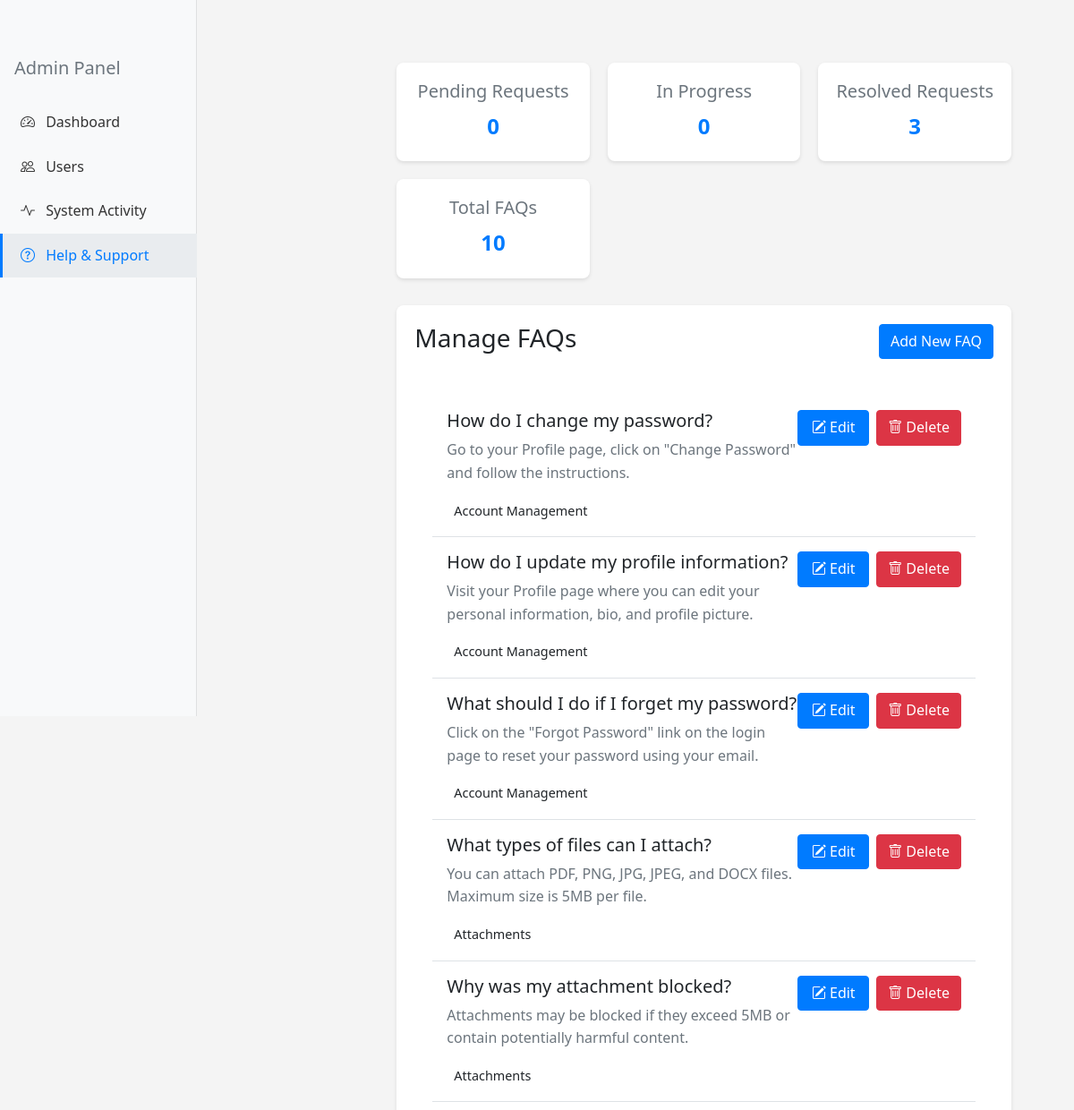
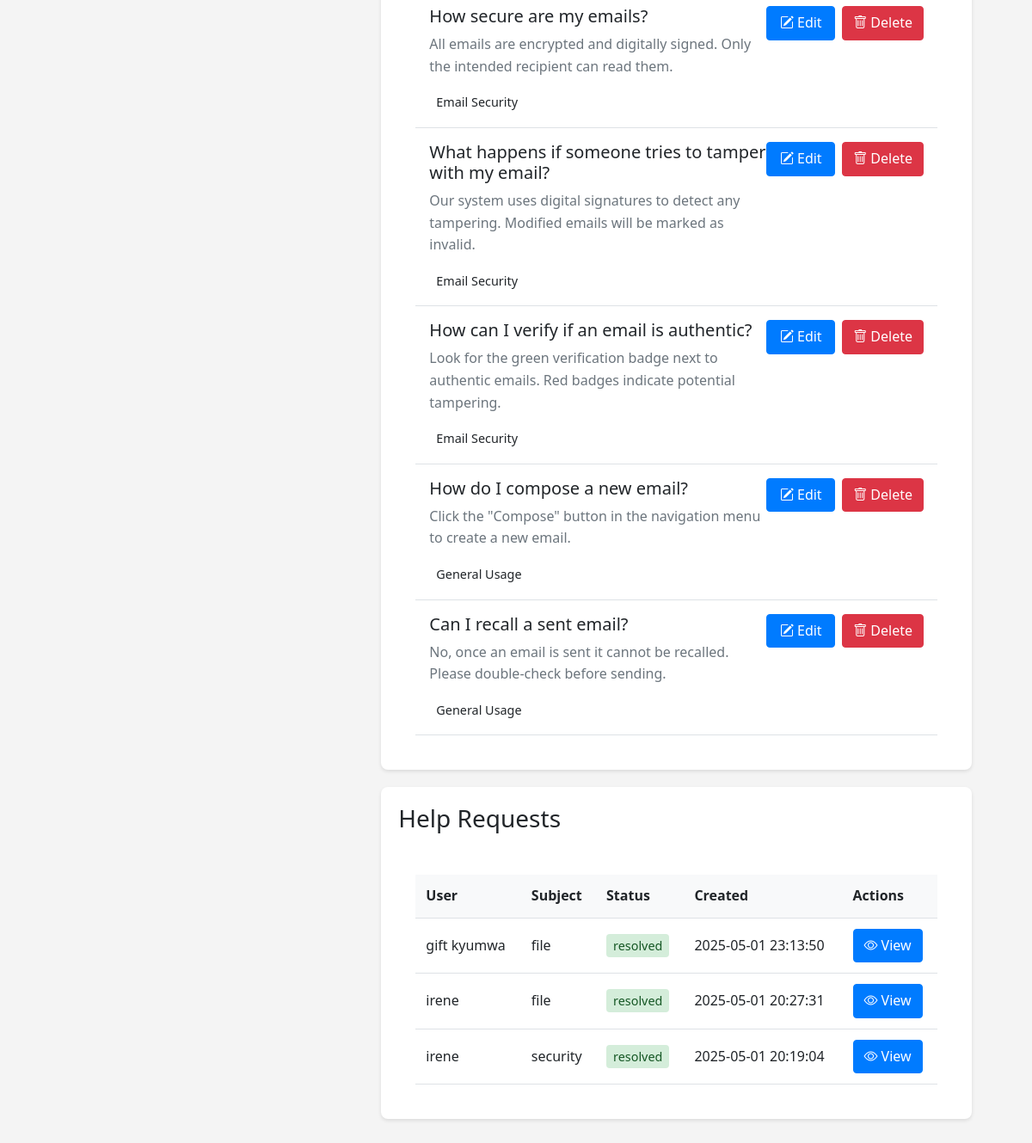
Before: /admin/help (signed in) with the older database file (2 pictures, top to bottom).
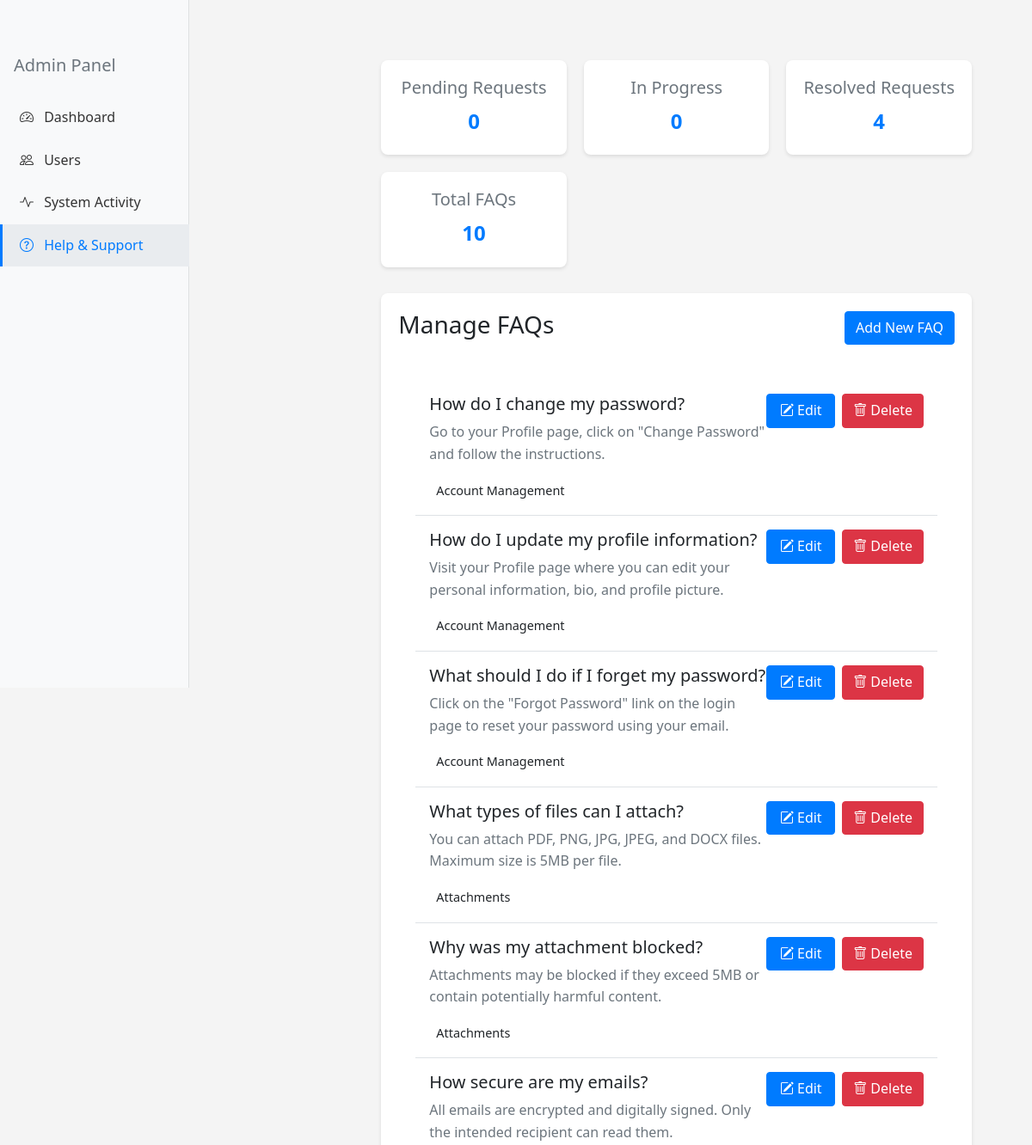
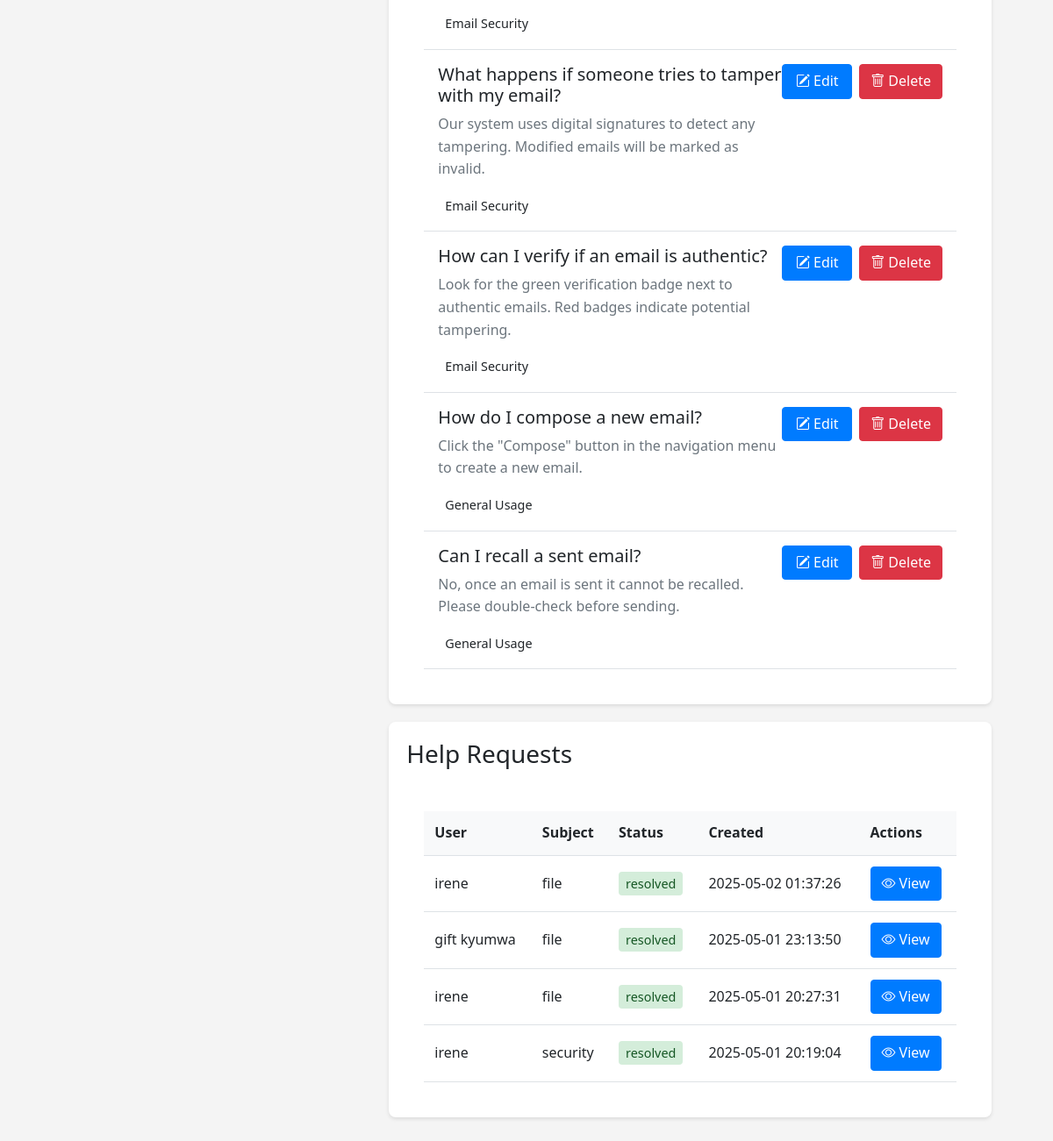
After: the same page with the newer database file (2 pictures, top to bottom).
### tables this page shows
CREATE TABLE faqs (
                id INTEGER PRIMARY KEY AUTOINCREMENT,
                question TEXT NOT NULL,
                answer TEXT NOT NULL,
                category TEXT NOT NULL,
                created_at DATETIME DEFAULT CURRENT_TIMESTAMP,
                updated_at DATETIME DEFAULT CURRENT_TIMESTAMP
            );

CREATE TABLE help_requests (
                id INTEGER PRIMARY KEY AUTOINCREMENT,
                user_id INTEGER NOT NULL,
                subject TEXT NOT NULL,
                message TEXT NOT NULL,
                status TEXT DEFAULT 'pending',
                admin_response TEXT,
                created_at DATETIME DEFAULT CURRENT_TIMESTAMP,
                updated_at DATETIME DEFAULT CURRENT_TIMESTAMP,
                FOREIGN KEY (user_id) REFERENCES users(id)
            );

CREATE TABLE users (
                id INTEGER PRIMARY KEY AUTOINCREMENT,
                fullname TEXT NOT NULL,
                email TEXT NOT NULL UNIQUE,
                password TEXT NOT NULL,
                is_admin BOOLEAN DEFAULT FALSE,
                is_approved BOOLEAN DEFAULT FALSE,
                profile_picture TEXT,
                bio TEXT,
                created_at DATETIME DEFAULT CURRENT_TIMESTAMP,
                last_updated DATETIME DEFAULT CURRENT_TIMESTAMP
            );

### app.py (the view)
@app.route('/admin/help')
@admin_required
def admin_help():
    try:
        conn = sqlite3.connect(DB_NAME)
        conn.row_factory = sqlite3.Row
        c = conn.cursor()
        c.execute('SELECT * FROM faqs ORDER BY category, created_at DESC')
        faqs = c.fetchall()
        c.execute('''
            SELECT hr.*, u.fullname, u.email
            FROM help_requests hr
            JOIN users u ON hr.user_id = u.id
            ORDER BY hr.created_at DESC
        ''')
        help_requests = c.fetchall()
        c.execute('SELECT COUNT(*) FROM help_requests WHERE status = "pending"')
        pending_requests = c.fetchone()[0]
        c.execute('SELECT COUNT(*) FROM help_requests WHERE status = "in_progress"')
        in_progress_requests = c.fetchone()[0]
        c.execute('SELECT COUNT(*) FROM help_requests WHERE status = "resolved"')
        resolved_requests = c.fetchone()[0]
        c.execute('SELECT COUNT(*) FROM faqs')
        total_faqs = c.fetchone()[0]
        stats = {
            'pending_requests': pending_requests,
            'in_progress_requests': in_progress_requests,
            'resolved_requests': resolved_requests,
            'total_faqs': total_faqs
        }
        conn.close()
        return render_template('admin/help.html',
                             faqs=faqs,
                             help_requests=help_requests,
                             stats=stats)
    except Exception as e:
        print("Admin help page error:", str(e))
        return render_template('admin/help.html',
                             faqs=[],
                             help_requests=[],
                             stats={
                                 'pending_requests': 0,
                                 'in_progress_requests': 0,
                                 'resolved_requests': 0,
                                 'total_faqs': 0
                             })

### app.py (called while the page is built)
@login_manager.user_loader
def load_user(user_id):
    return User.get(int(user_id))

def admin_required(f):
    @wraps(f)
    def decorated_function(*args, **kwargs):
        print(f"Admin required decorator called for {f.__name__}")
        print(f"Current user: {current_user}")
        print(f"Current user is authenticated: {current_user.is_authenticated}")
        if not current_user.is_authenticated:
            print("User not authenticated, redirecting to login")
            return redirect(url_for('login_page'))
        if not getattr(current_user, 'is_admin', False):
            print("User not authorized as admin, redirecting to login")
            return redirect(url_for('login_page'))
        return f(*args, **kwargs)
    return decorated_function

### templates/admin/help.html (shortened to what this page needs)
{% extends "admin/base.html" %}
{% block admin_content %}
<div class="admin-container">
    <div class="admin-stats">
        <div class="admin-stat-card">
            <h5 class="text-muted">Pending Requests</h5>
            <div class="admin-stat-number">{{ stats.pending_requests }}</div>
        </div>
        <div class="admin-stat-card">
            <h5 class="text-muted">In Progress</h5>
            <div class="admin-stat-number">{{ stats.in_progress_requests }}</div>
        </div>
        <div class="admin-stat-card">
            <h5 class="text-muted">Resolved Requests</h5>
            <div class="admin-stat-number">{{ stats.resolved_requests }}</div>
        </div>
        <div class="admin-stat-card">
            <h5 class="text-muted">Total FAQs</h5>
            <div class="admin-stat-number">{{ stats.total_faqs }}</div>
        </div>
    </div>
    <div class="admin-section">
        <div class="admin-section-header">
            <h3>Manage FAQs</h3>
            <button onclick="showAddFAQModal()" class="admin-btn admin-btn-primary">Add New FAQ</button>
        </div>
        <div class="admin-card-body">
            {% for faq in faqs %}
            <div class="border-bottom p-3">
                <div class="d-flex justify-content-between align-items-start">
                    <div>
                        <h4 class="h5">{{ faq.question }}</h4>
                        <p class="text-muted">{{ faq.answer }}</p>
                        <span class="admin-badge">{{ faq.category }}</span>
                    </div>
                    <div class="admin-btn-group">
                        <button onclick="editFAQ({{ faq.id }})" class="admin-btn admin-btn-primary">
                            <i class="bi bi-pencil-square me-1"></i> Edit
                        </button>
                        <button onclick="deleteFAQ({{ faq.id }})" class="admin-btn admin-btn-danger">
                            <i class="bi bi-trash me-1"></i> Delete
                        </button>
                    </div>
                </div>
            </div>
            {% endfor %}
        </div>
    </div>
    <div class="admin-section">
        <div class="admin-section-header">
            <h3>Help Requests</h3>
        </div>
        <div class="admin-card-body">
            <div class="table-responsive">
                <table class="admin-table">
                    <thead>
                        <tr>
                            <th>User</th>
                            <th>Subject</th>
                            <th>Status</th>
                            <th>Created</th>
                            <th>Actions</th>
                        </tr>
                    </thead>
                    <tbody>
                        {% for request in help_requests %}
                        <tr>
                            <td>{{ request.fullname }}</td>
                            <td>{{ request.subject }}</td>
                            <td>
                                <span class="admin-badge {% if request.status == 'pending' %}admin-badge-warning
                                    {% elif request.status == 'in_progress' %}admin-badge-info
                                    {% else %}admin-badge-success{% endif %}">
                                    {{ request.status }}
                                </span>
                            </td>
                            <td>{{ request.created_at }}</td>
                            <td>
                                <div class="admin-btn-group">
                                    <button onclick="viewHelpRequest({{ request.id }})" class="admin-btn admin-btn-primary">
                                        <i class="bi bi-eye me-1"></i> View
                                    </button>
                                </div>
                            </td>
                        </tr>
                        {% endfor %}
                    </tbody>
                </table>
            </div>
        </div>
    </div>
</div>
{% endblock %}

Changed rows visible on the page:
added help_requests: fullname "irene", subject "file", status "resolved", created_at "2025-05-02 01:37:26"
Other visible differences:
{{ stats.resolved_requests }}: "3" → "4"
